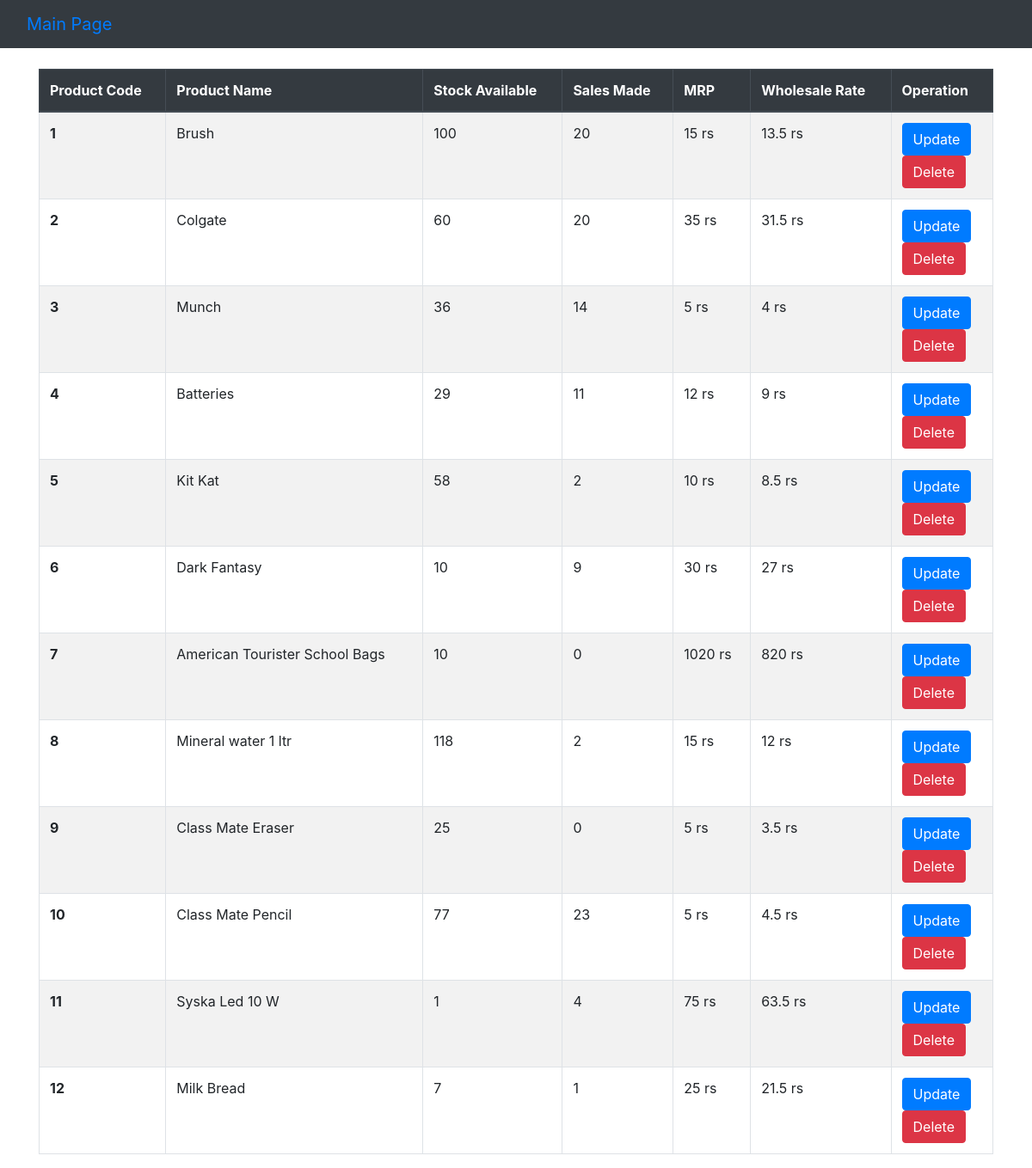
/MAIN SYSTEM FRAMEWORK/PARTIALS/_editproduct1.php (signed in), run on the app's committed database.
### tables this page shows
CREATE TABLE `product` (
  `product_code` int(100) NOT NULL,
  `product_name` varchar(100) NOT NULL,
  `purchases` int(11) NOT NULL,
  `sales` int(255) NOT NULL,
  `mrp` float NOT NULL,
  `wholesale_rate` float NOT NULL
);

### MAIN SYSTEM FRAMEWORK/PARTIALS/_editproduct1.php (the view, shortened to what this page needs)
<?php
include "session.php";
?>
<!doctype html>
<html lang="en">
<head>
    <link rel="stylesheet" href="https://cdn.jsdelivr.net/npm/bootstrap@4.6.1/dist/css/bootstrap.min.css">
</head>
<body>
    <nav class="navbar navbar-expand-lg bg-dark">
        <div class="container-fluid">
            <a class="navbar-brand" href="../homepage.php">Main Page</a>
        </div>
    </nav>
    <div class='container'><br>
        <?php
        $sql = "SELECT * FROM `product` WHERE 1";
        $result = mysqli_query($conn, $sql);
        $data = mysqli_fetch_all($result);
        echo '<table class="table table-striped table-bordered">
            <thead class="thead-dark">
                <tr>
                    <th scope="col">Product Code</th>
                    <th scope="col">Product Name</th>
                    <th scope="col">Stock Available</th>
                    <th scope="col">Sales Made</th>
                    <th scope="col">MRP</th>
                    <th scope="col">Wholesale Rate</th>
                    <th scope="col">Operation</th>
                </tr>
            </thead>
            <tbody>';
        foreach ($data as $values) {
                echo "<tr>
                <th scope='row'>$values[0]</th>
                <td>$values[1]</td>
                <td>$values[2]</td>
                <td>$values[3]</td>
                <td>$values[4] rs</td>
                <td>$values[5] rs</td>
                <td><form action='_editproduct2.php' method='POST'><button  type='submit' name='p_code' class='btn btn-primary' value=$values[0]>Update</button></form>
                    <form action='_deleteproduct.php' method='POST' onsubmit='return myFunction()'><button type='submit' class='btn btn-danger' name='p_code' value=$values[0]>Delete</button></form>
              </tr>";
        }
        ?>
    </div>
</body>
</html>

### data on the page
product: product_code "1", product_name "Brush", purchases "100", sales "20", mrp "15", wholesale_rate "13.5"
product: product_code "2", product_name "Colgate", purchases "60", sales "20", mrp "35", wholesale_rate "31.5"
product: product_code "3", product_name "Munch", purchases "36", sales "14", mrp "5", wholesale_rate "4"
product: product_code "4", product_name "Batteries", purchases "29", sales "11", mrp "12", wholesale_rate "9"
product: product_code "5", product_name "Kit Kat", purchases "58", sales "2", mrp "10", wholesale_rate "8.5"
product: product_code "6", product_name "Dark Fantasy", purchases "10", sales "9", mrp "30", wholesale_rate "27"
product: product_code "7", product_name "American Tourister School Bags", purchases "10", sales "0", mrp "1020", wholesale_rate "820"
product: product_code "8", product_name "Mineral water 1 ltr", purchases "118", sales "2", mrp "15", wholesale_rate "12"
product: product_code "9", product_name "Class Mate Eraser", purchases "25", sales "0", mrp "5", wholesale_rate "3.5"
product: product_code "10", product_name "Class Mate Pencil", purchases "77", sales "23", mrp "5", wholesale_rate "4.5"
product: product_code "11", product_name "Syska Led 10 W", purchases "1", sales "4", mrp "75", wholesale_rate "63.5"
product: product_code "12", product_name "Milk Bread", purchases "7", sales "1", mrp "25", wholesale_rate "21.5"
